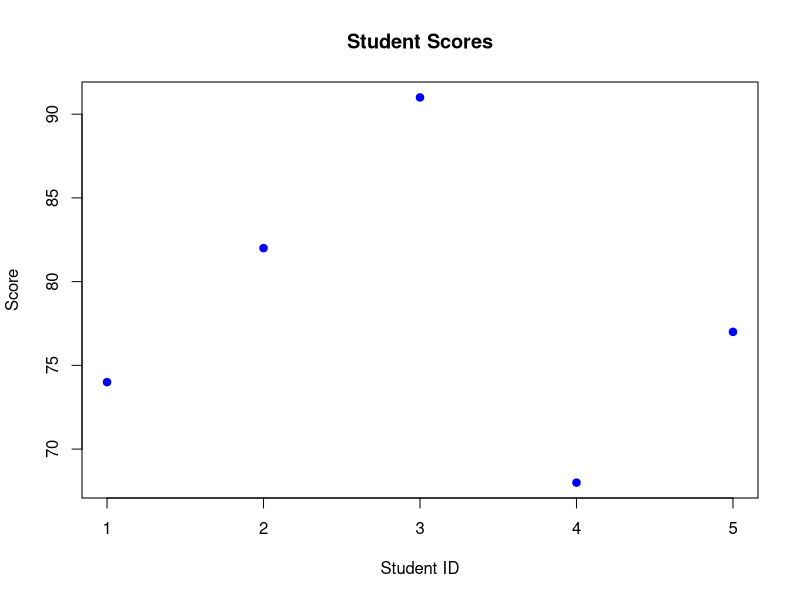

Recreate this plot in R.
# ==============================
# Lab 1 - Introduction to R
# ==============================

# 1. Create objects
age <- 21
name <- "Rafi"
passed <- TRUE

scores <- c(74, 82, 91, 68, 77)

score_matrix <- matrix(scores, nrow = 5)

student_info <- list(name = name, age = age, scores = scores)

students <- data.frame(
  id = 1:5,
  score = scores,
  passed = scores >= 70
)

# 2. Apply functions
mean(scores)
median(scores)
length(scores)
sum(scores)
min(scores)
max(scores)

str(students)

# 3. Explore RStudio features (run commands)
ls()
summary(students)
str(students)
?mean

# 4. Plot
plot(students$id, students$score,
     main = "Student Scores",
     xlab = "Student ID",
     ylab = "Score",
     col = "blue",
     pch = 19)
